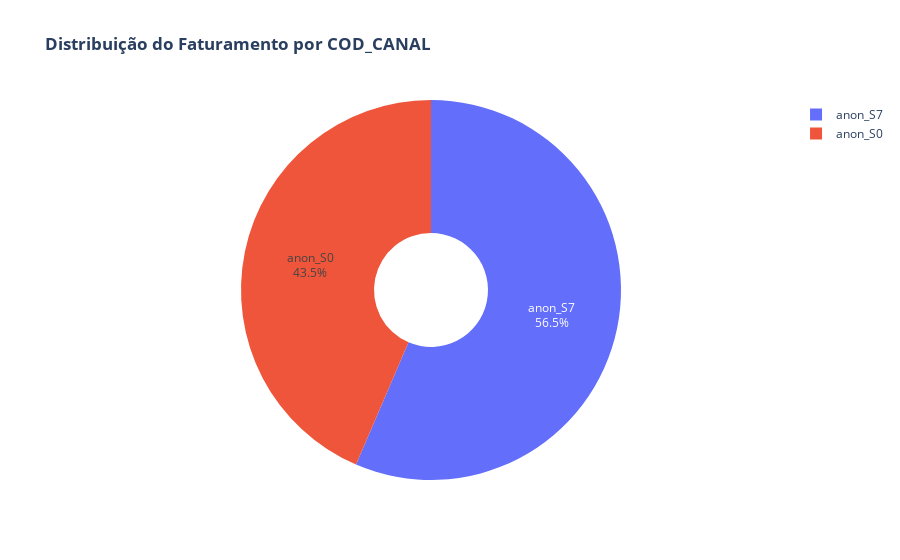

The code cell stored with this chart in its notebook:
### Markdown cell above
####    3.1 Canal de Venda (COD_CANAL)

### Code cell
col = 'COD_CANAL'

df_grouped = df.groupby([col])['VL_RECEITA_BRUTA'].sum().astype(int).reset_index()


fig = go.Figure(data=[go.Pie(labels=df_grouped[col], values=df_grouped['VL_RECEITA_BRUTA'], hole=.3, textinfo='label+percent')])
fig.update_layout(title_text=f"<b>Distribuição do Faturamento por {col}</b>")
fig.show()

### Figure 1 — Plotly figure (JSON) as saved in the notebook; plotly's stock layout.template omitted (floating-point values rounded to 4 significant figures)
{"data": [{"hole": 0.3, "labels": ["anon_S0", "anon_S7"], "textinfo": "label+percent", "type": "pie", "values": [49041320812, 63582494363]}], "layout": {"title": {"text": "<b>Distribuição do Faturamento por COD_CANAL</b>"}}}
